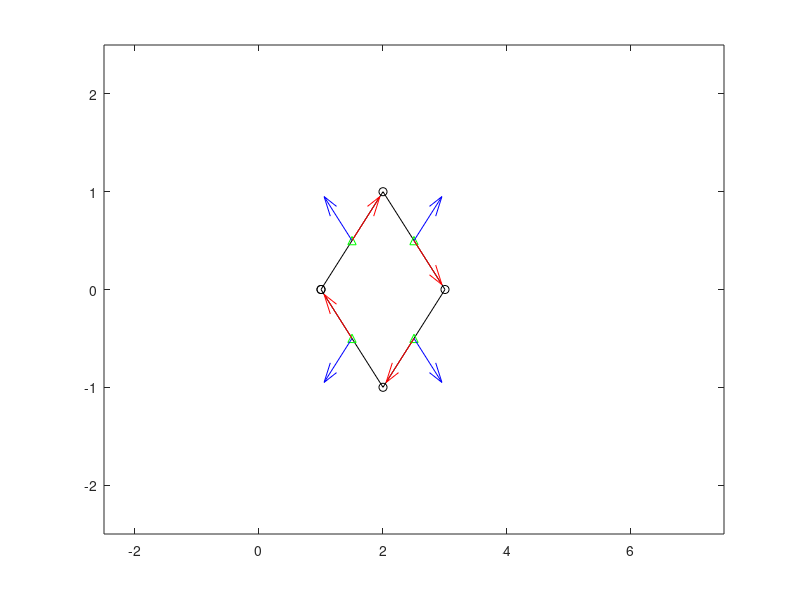

Write MATLAB code to recreate this figure.
% 2D Vortex Panel Airfoil Program
clear all
%{
clear all
load NACA0012.mat;
c = 1;  % chord
QINF = 1;   % freestream airspeed
alphaINF = 0;   % freestream angle
UINF = QINF*cos(alphaINF);
WINF = QINF*sin(alphaINF);
% Normalized Airfoil Profile scaled by chord length
X = c*[NACA0012X;NACA0012X(end-1:-1:1)];
Z = c*[NACA0012Y;-NACA0012Y(end-1:-1:1)];
%}
X = [1 2 3 2 1]';
Z = [0 1 0 -1 0]';
c = 5;
plot(X,Z,'-ok');
axis(c*[-0.5 1.5 -0.5 0.5]);
hold on;
% Collocation Points
Xc = (X(1:end-1)+X(2:end))/2;
Zc = (Z(1:end-1)+Z(2:end))/2;
plot(Xc,Zc,'^g');
dX = diff(X); dZ = diff(Z);
alpha = atan2(dZ,dX);   % panel angles wrt the local x, moving CW
t = [dX,dZ];            % panel tangential vector based on moving CW
ds = sqrt(dX.^2+dZ.^2);   % magnitude of tangential vector   
t = t./[ds,ds];         % unit tangential vector
n = [-sin(alpha),cos(alpha)];   % unit panel normal vector
quiver(Xc,Zc,n(:,1),n(:,2),'b');    % plot the normals at the colloc points
quiver(Xc,Zc,t(:,1),t(:,2),'r');    % plot the tangents "               "

